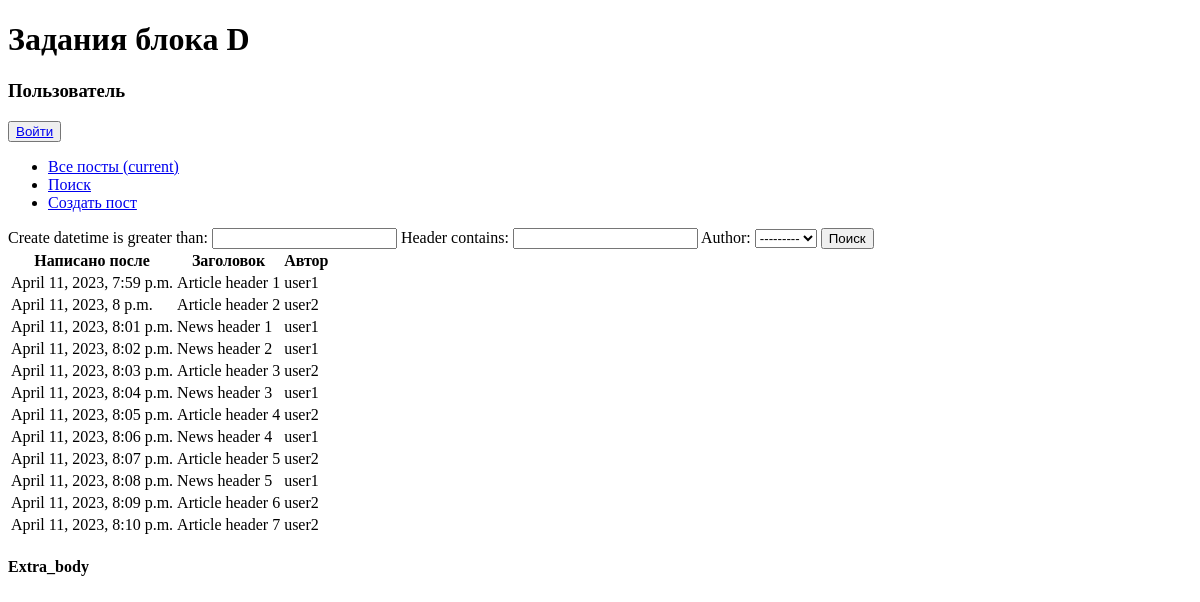
Page /news/search/ on the earlier database version.
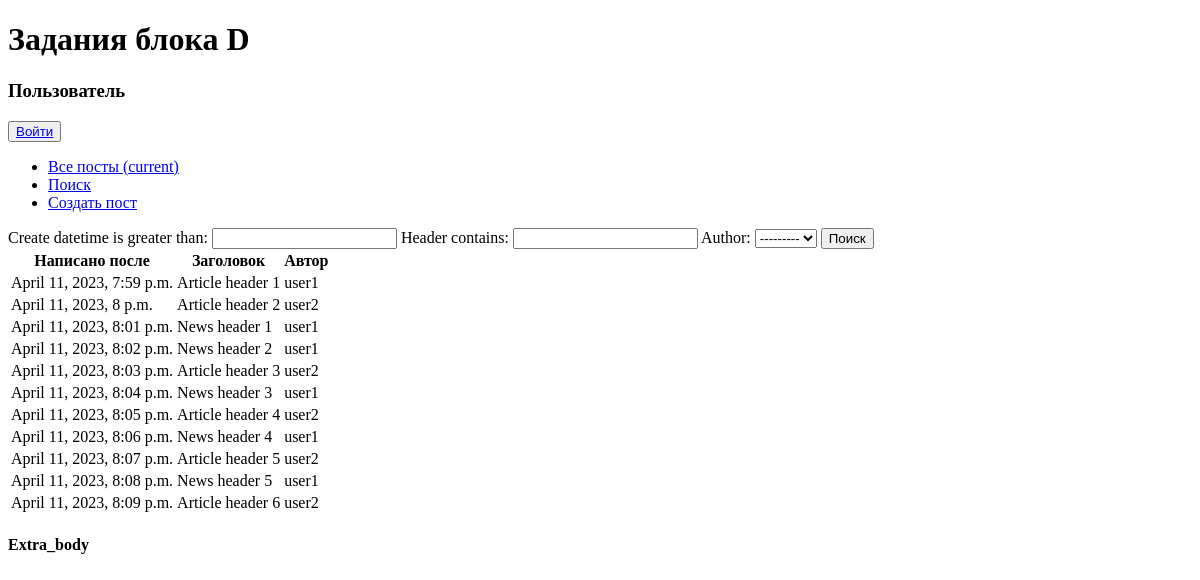
Same page on the later database version.
### news/models.py (models this page shows, shortened)
class Post(models.Model):
    author = models.ForeignKey(Author, on_delete=models.DO_NOTHING)
    category = models.ManyToManyField(Category)
    header = models.CharField(max_length=255, default='')
    text = models.TextField(default='')
    rating = models.IntegerField(default=0)
    create_datetime = models.DateTimeField(auto_now_add=True)
    type = models.CharField(max_length=255, choices=post_types)
    """
    from news.models import *
    a = Author.objects.all()[0]
    a.update_rating()
    """

class Author(models.Model):
    authorUser = models.OneToOneField(User, on_delete=models.DO_NOTHING, default=1)
    rating = models.IntegerField(default=0)
    def __str__(self):
        return self.authorUser.username

### news/views.py (the view)
# urls.py: path('search/', NewsSearch.as_view(), name='news_search'),
class NewsSearch(ListView):
    model = Post
    template_name = 'news/search.html'
    context_object_name = 'news'
    def get_context_data(self, **kwargs):
        context = super().get_context_data()
        context['filter'] = NewsFilter(self.request.GET, queryset=self.get_queryset())
        return context

### news/templatetags/custom_filters.py (called while the page is built)
@register.filter(name='censor')
def censor(value):
    words = ['lorem', 'dolor', 'amet']
    for word in words:
        regexp = re.compile(re.escape(word), re.IGNORECASE)
        value = regexp.sub('', value)
    return value

### templates/news/search.html (shortened to what this page needs)
{% extends 'base.html' %}
{% load custom_filters %}
{% block content %}
    <form method="GET">
     {{ filter.form }}
        <input type="submit" value="Поиск">
    </form>
    <table>
        <thead>
            <th>
                Написано после
            </th>
            <th>
                Заголовок
            </th>
            <th>
                Автор
            </th>
        </thead>
        {% for post in filter.qs %}
        <tr>
            <td>{{ post.create_datetime }}</td>
            <td>{{ post.header|censor }}</td>
            <td>{{ post.author }}</td>
        </tr>
        {% endfor %}
    </table>
{% endblock content %}

Differences in the rows shown:
removed Post: create_datetime "April 11, 2023, 8:10 p.m.", header|censor "Article header 7", author "user2"
